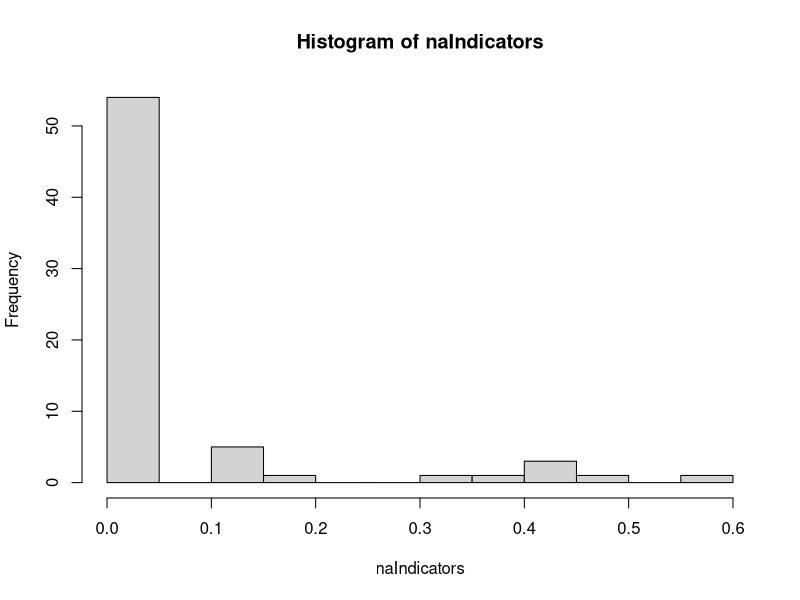
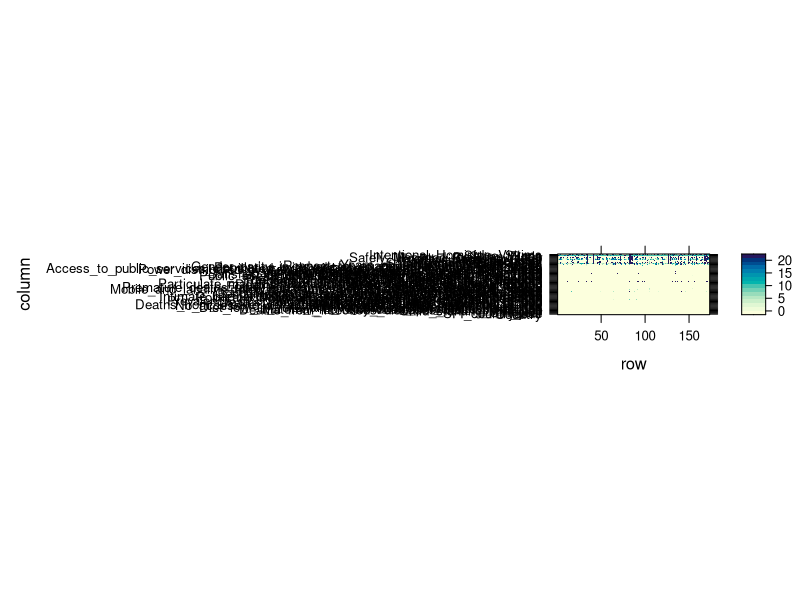
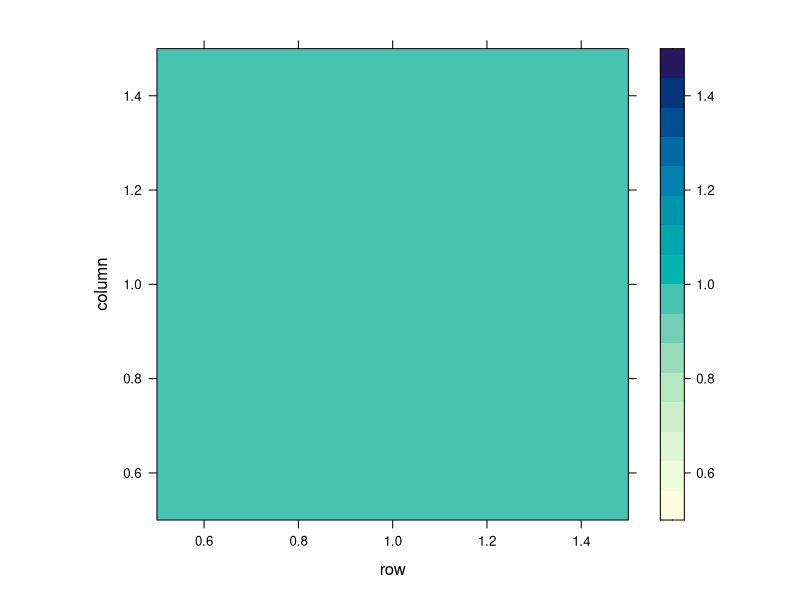
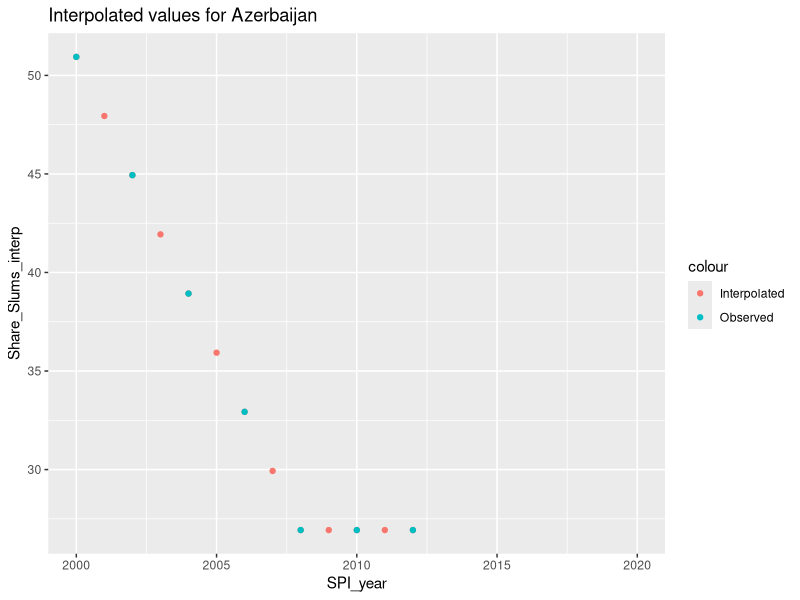

The R script that drew these images, in order: (Note: this script raises an error after producing the figures.)
#Import libraries 
library(mice)
library(dplyr)
library(lattice)
library(tidyr)
library(ggplot2)

#Load data
data <- read.csv("extendedData.csv")%>%
  select(-X)

#Descriptive analysis -----------------------------------
nYears <- length(unique(data$SPI_year))
nCountries <- length(unique(data$Country))
nIndicators <- length(colnames(data)) - 4 #-identifiers

#Overview of missing data per indicator and per countrye
naIndicators <- data%>%
  is.na()%>%
  colSums()/(nYears*nCountries)
hist(naIndicators,breaks=20)

naOverview <- data%>%
  group_by(Country)%>%
  summarise_all(~sum(is.na(.)))

levelplot(as.matrix(naOverview))


#Correlation matrix of missingness
naData <- as.integer(is.na(data))
levelplot(cor(as.matrix(naData)))

#Iputation of Share slums by linear interpolation ----------------------------------------
#Imputation of Share slums is linear interpolation if surrounding years are observed
library(zoo)
df_interpolated <- data %>%
  group_by(Country) %>%
  arrange(SPI_year) %>%
  mutate(Share_Slums_interp = na.approx(Share_Slums, x = SPI_year, na.rm = FALSE)) %>%
  ungroup()

#Visually inspect interpolations
C <- unique(data$Country)[9]
library(ggplot2)
ggplot()+
  geom_point(data=df_interpolated%>%filter(Country==C),aes(x=SPI_year,y=Share_Slums_interp,color="Interpolated"))+
  geom_point(data=data%>%filter(Country==C),aes(x=SPI_year,y=Share_Slums,color="Observed"))+
  labs(title=paste("Interpolated values for",C))

#Incorporate changes
data <- data %>%
  group_by(Country) %>%
  arrange(SPI_year) %>%
  mutate(Share_Slums = na.approx(Share_Slums, x = SPI_year, na.rm = FALSE)) %>%
  ungroup()

#Setup mice for imputations---------------------------------------------------
#Convert data to wide format to include time dependency
indicator_list <- colnames(data)[5:ncol(data)]
data_wide <- data %>%
  pivot_wider(names_from = SPI_year, values_from = all_of(indicator_list), names_sep = "yearID")

#Initialize predictor matrix excluding categorical values
pred <- quickpred(data_wide,
                  mincor=0.6,
                  minpuc =0.9,
                  method = "pearson",
                  exclude = c("Country_0","SPI_countrycode_1")
)
table(rowSums(pred)) #100-1000 parameters for each model is too much

# library(qgraph)
colors <-rgb(colSums(is.na(data[,c(2,5:length(data))]))>0,
             colSums(is.na(data[,c(2,5:length(data))]))>0,
             colSums(is.na(data[,c(2,5:length(data))]))>0)

par(mfrow=c(1,1))
corr <- cor(data[,5:ncol(data)],use="complete.obs")
labels <- 5:ncol(data)
qgraph(corr, layout="spring",threshold= 0,
       labels=labels,
       vsize=3.5,repulsion=0.75,
       color = colors)
keep <- colnames(data)[c(5,7,12,22,31,33,40,50)]

# #Lighthouse approach
# for (var in rownames(pred)) {
#   #Disregard variables without missing values
#   if (sum(pred[var,]) == 0) {next}
#   #Disregard non numeric columns
#   if (var == "Country_0" || var == "SPI_countrycode_1" || var =="Region_3") {next}
# 
#   #Exclude all variables from other years
#   var_name <- substr(var,1,nchar(var)-4)
#   year <- substr(var,nchar(var)-3,nchar(var))
#   othr_yrs <- grep(paste0("*",year),rownames(pred), invert=TRUE)
#   pred[var,othr_yrs] <-0
# 
#   #Set up lighthouse
#   if (as.numeric(year)%% 2 ==1){
#     var_othr_yrs <- paste0(var_name,c(2000:year)) #If uneven predict without lighthouse
#   } else{
#     var_othr_yrs <- paste0(var_name,c(2000:year,2020)) #If even predict with lighthouse
#   }
#   if(year ==2020){
#     var_othr_yrs <- var_othr_yrs[rep(c(FALSE,TRUE),10)] # use uneven years to predict lighthouse
#   }
# 
#   if(var_name %in% c("Vulnerable_employment_43yearID","Protein_supply_58yearID")){
#     var_othr_yrs <- paste0(var_name,c(2000:year))
#   }
# 
#   pred[var,var_othr_yrs] <- 1
#   pred[var,var] <- 0
# 
#   #Include "keep" variables for the current year
#   pred[var,paste0(keep,"yearID",as.integer(year))] <- 1
# 
# }

#Moving time window
for (var in rownames(pred)) {
  #Disregard variables without missing values
  if (sum(is.na(data_wide[,var])) == 0) {next}
  #Disregard non numeric columns
  if (var == "Country_0" || var == "SPI_countrycode_1" || var =="Region_3") {next}
  
  #Exclude all variables from other years
  var_name <- substr(var,1,nchar(var)-4)
  year <- substr(var,nchar(var)-3,nchar(var))
  othr_yrs <- grep(paste0("*",year),rownames(pred), invert=TRUE)
  pred[var,othr_yrs] <-0
  
  #Set up MTW
  # if (var_name %in% c(,
  #                     "Hospital_Beds_per_1000")
  var_othr_yrs <- paste0(var_name,c(max(c(2000,as.integer(year)-1)),min(c(as.integer(year)+2,2020))))
  
  
  
  
  
  
  #include in predictor matrix
  pred[var,var_othr_yrs] <- 1
  pred[var,var] <- 0
  
  #Include "keep" variables for the current year
  pred[var,paste0(keep,"yearID",as.integer(year))] <- 1
  
}


# #Variables cannot have more predictors than observations
# for (var in colnames(data_wide)) {
#   n_obs <- sum(!is.na(data_wide[[var]]))  # number of observed values for this var
#   predictors <- which(pred[var, ] == 1)   # current predictors
#   
#   if (length(predictors) > n_obs) {
#     # Compute absolute correlations with the target variable (only on observed rows)
#     cor_vals <- sapply(predictors, function(p) {
#       target <- data_wide[[var]]
#       predictor <- data_wide[[p]]
#       cor(target, predictor, use = "pairwise.complete.obs")
#     })
#     
#     # Select top n_obs predictors with highest absolute correlation
#     best_preds <- predictors[order(abs(cor_vals), decreasing = TRUE)][1:n_obs]
#     
#     # Update predictor matrix
#     pred[var, ] <- 0
#     pred[var, best_preds] <- 1
#   }
# }
#Avoid using the categorical variables as predictors
pred[, "Country"] <- 0
pred[, "SPI_countrycode"] <- 0
table(rowSums(pred))

#colnames(pred)[which(pred["Prim_School_EnrollyearID2014", ] == 1)]


for (i in 1:ncol(pred)){
  for (j in (i+1):ncol(pred)){
    if (j>ncol(pred)){break}
    #If variables are used to predict each other
    if (pred[i,j] == 1 && pred[j,i] == 1){
      #Get names of variables
      var_i <- rownames(pred)[i]
      var_j <- rownames(pred)[j]
      #If more observations are missing in i than in j
      if (sum(is.na(data_wide[,var_i])) >= sum(is.na(data_wide[,var_j]))){
        #Do not use i as a predictor for j
        pred[j,i] <- 0
        print(paste(var_i, "no longer predicts:", var_j))
      }
      else{
        #if j has more missing values do not use it as a predictor for i
        pred[i,j] <- 0
        print(paste(var_j, "no longer predicts:", var_i))
      }
    }
    else {next}
  }
}

table(rowSums(pred))

#Prepare imputation 
ini <- mice(data_wide,pred=pred,maxit=0)
ini$loggedEvents
unique(ini$loggedEvents[,"meth"]) 
ini$loggedEvents[ini$loggedEvents[,"meth"]=="constant",] #Primary school 2020 has no observations, must be imputed in long format

#Post processing not necessary as we use pmm
post <- ini$post

#Every indicator should be imputed using pmm, unless number number of donors is too small
meth <- ini$method
meth[] <- "pmm"

#Primary school enrollment is missing donors 
# meth[grep("Prim",rownames(data.frame(meth)))] <- "norm"
# c(min(data$Prim_School_Enroll,na.rm=TRUE),max(data$Prim_School_Enroll,na.rm=TRUE))
# post[grep("Prim",rownames(data.frame(post)))] <- "imp[[j]][,i] <- squeeze(imp[[j]][,i],bounds=c(26.82781, 99.95587))"
# pred[c("Prim_School_EnrollyearID2019","Prim_School_EnrollyearID2020"),] <- 0 #Do not predict years that lack observations
# meth ["Prim_School_EnrollyearID2019"] <- "norm.nob"
# pred ["Prim_School_EnrollyearID2019", ] <- 0
# pred ["Prim_School_EnrollyearID2019",c("Prim_School_EnrollyearID2018",
#                                        "Prim_School_EnrollyearID2017")] <- 1
meth ["Prim_School_EnrollyearID2019"] <- ""
pred [ ,"Prim_School_EnrollyearID2019"] <- 0

#Set seed
seed <- 123

m <- 15
maxit <- 30
imp<- mice(data_wide,
           defaultMethod = c("pmm", "logreg", "polyreg", "polr"),
           pred = pred,
           seed = seed,
           maxit = maxit,
           m = m,
           method = meth,
           post = post,
           print = TRUE,
           remove.collinear = FALSE #FALSE = columns are not automatically deleted due to high correlation, which happens in adjacent years
           
           )  

unique(imp$loggedEvents[,"meth"])
imp$loggedEvents[imp$loggedEvents[,"meth"]=="pmm",]  #Some targets have their predictors removed due to collinearity
nrow(imp$loggedEvents)
#Get one iteration of one imputation
check <- imp$loggedEvents[imp$loggedEvents[,"im"]==1,]
nrow(check) #377
overview <- imp$loggedEvents

#Check if there are any NAs left, there should be 173*21=3633
173*21

#Inspect quality of the imputations -------------------------------------------------

#Convergence plots
NAlist <-  colnames(data_wide)[colSums(is.na(data_wide))>0]
i<-1
##Loop does not work - plot -save command must be copy-pasted into console repeatedly
# while (i < length(NAlist)){
#   print(i)
plot(imp, NAlist[i:(i+17)],layout=c(6,6))
#   dev.copy(file=paste0("Ch",i,".png"),device=png, bg="white", width=1764, height = 784) 
#   graphics.off()
i <- i + 18


complete_wide <- complete(imp,"long")

#Convert back to long format
complete_long <- complete_wide %>%
  pivot_longer(
    cols = -c("Country","SPI_countrycode","Region",".imp",".id"),  # Keep these as identifier columns
    names_to = c(".value", "SPI_year"),  # Split names into variable and year
    names_sep = "yearID"  # Separator used in pivot_wider
  ) %>%
  mutate(SPI_year = as.integer(SPI_year))

complete_long
nrow(complete_long)/m
ncol(complete_long) #Two more columns are added in imputation
colSums(is.na(complete_long))

#Visualize imputations
var <- colnames(data)[57]
var  # variable of interest

ggplot(
  complete_long[complete_long$Country %in% unique(data$Country[which(is.na(data[,var]))]),],
  aes(x = SPI_year, y = !!sym(var), group = .imp)
) +
  #geom_point(alpha = 0.3) +
  geom_line(alpha = 0.15, color="blue") +
  geom_line(data=data[data$Country %in% unique(data$Country[which(is.na(data[,var]))]),]%>%
              mutate(.imp=0), alpha = 1, lwd=0.9,color="black") +
  facet_wrap(~ Country) +
  labs(color = "Imputation") +
  theme_minimal() +
  ylim(
    min(complete_long[[var]], na.rm = TRUE),
    max(complete_long[[var]], na.rm = TRUE)
  )






#Impute remaining values in long format
complete2 <- complete_long
for (i in 1:m){
  df <- complete2[complete2$.imp==i,]%>%
    group_by(Country) %>%        # replace with your grouping variable(s)
    arrange(SPI_year, .by_group = TRUE) %>%  # optional: ensure proper order
    mutate(PSE_lag = lag(Prim_School_Enroll,2)) %>%
    ungroup()
  pred_long <- quickpred(df)
  pred_long[,"Country"] <- 0
  pred_long["Prim_School_Enroll","PSE_lag"] <- 1
  ini_long <- mice(df,maxit=0)
  meth_long <- ini_long$method
  meth_long["PSE_lag"] <- ""
  # ini_long$post["PSE_lag"] <- "imp[[j]] <- ave(imp[[j]], imp$Country, FUN = function(x) dplyr::lag(x))"
  imp_long <- mice(df,
                   pred = pred_long,
                   method = meth_long,
                   post = ini_long$post,
                   m=1,
                   maxit=7)
  new_data <- complete(imp_long, "long")
  new_data[,".imp"] <- i
  new_data <- new_data %>%
    select(-PSE_lag)
  complete2[complete2$.imp==i,] <- new_data
}
sum(is.na(complete2))



#Check if imputations seem viable
missingIndicators <- colnames(data)[which(colSums(is.na(data))>0)]
var <- missingIndicators[12]
var  # variable of interest

#Visualize imputations, #Lags could be included 
ggplot(
  complete2[complete2$Country %in% unique(data$Country[which(is.na(data[,var]))]),],
  aes(x = SPI_year, y = !!sym(var), group = .imp)
) +
  #geom_point(alpha = 0.3) +
  geom_line(alpha = 0.15, color="blue") +
  geom_line(data=data[data$Country %in% unique(data$Country[which(is.na(data[,var]))]),]%>%
              mutate(.imp=0), alpha = 1, lwd=0.9,color="black") +
  facet_wrap(~ Country) +
  labs(color = "Imputation") +
  theme_minimal() +
  ylim(
    min(complete2[[var]], na.rm = TRUE),
    max(complete2[[var]], na.rm = TRUE)
  )

#2 access to electricity looks overestimated


#Save imputed data
#write.csv(complete2, "ImputedDataLag1Lead2_maxit30.csv")
